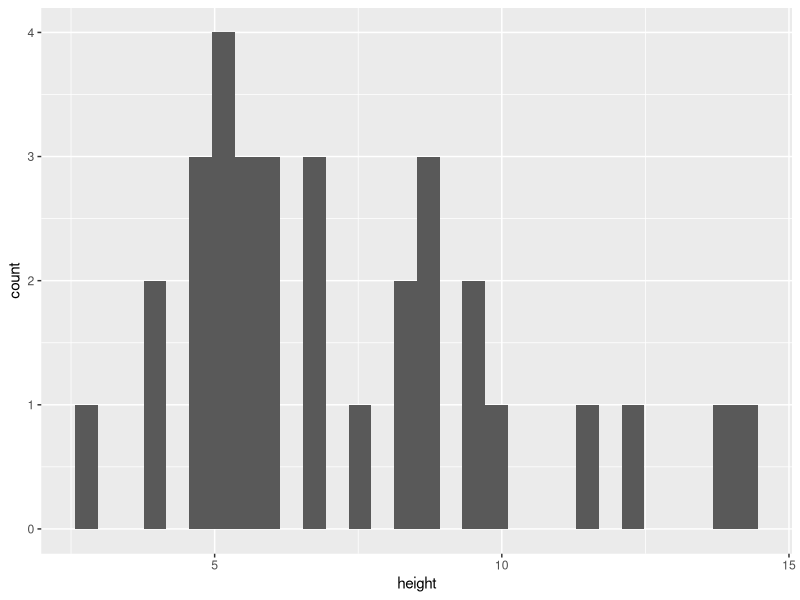

Generate this figure with R:
#Lab Practical practice

#project title: LabPracticalpractice2019

#to claim repo: https://github.com/SShigematsu4/LabPracticalpractice2019

#data saved as: sample-data.csv


library(tidyverse)

#6 tibble - species A & B + height
sampledata <- read_csv("sample-data.csv") %>%
  select(species, height) %>%
  filter(species != "C")

sampledata

#tibble excluding NAs
data <- sampledata %>%
  filter(complete.cases(.))

data

#tibble w/ mean & SE
data %>%
  group_by(species) %>%
  summarize(mean = mean(height, na.rm = TRUE),
            standar = sd(height, na.rm = TRUE)
            )

#7 histogram of heights w/ facets for species x3
ggplot(sampledata) +
  geom_histogram(aes(height))
